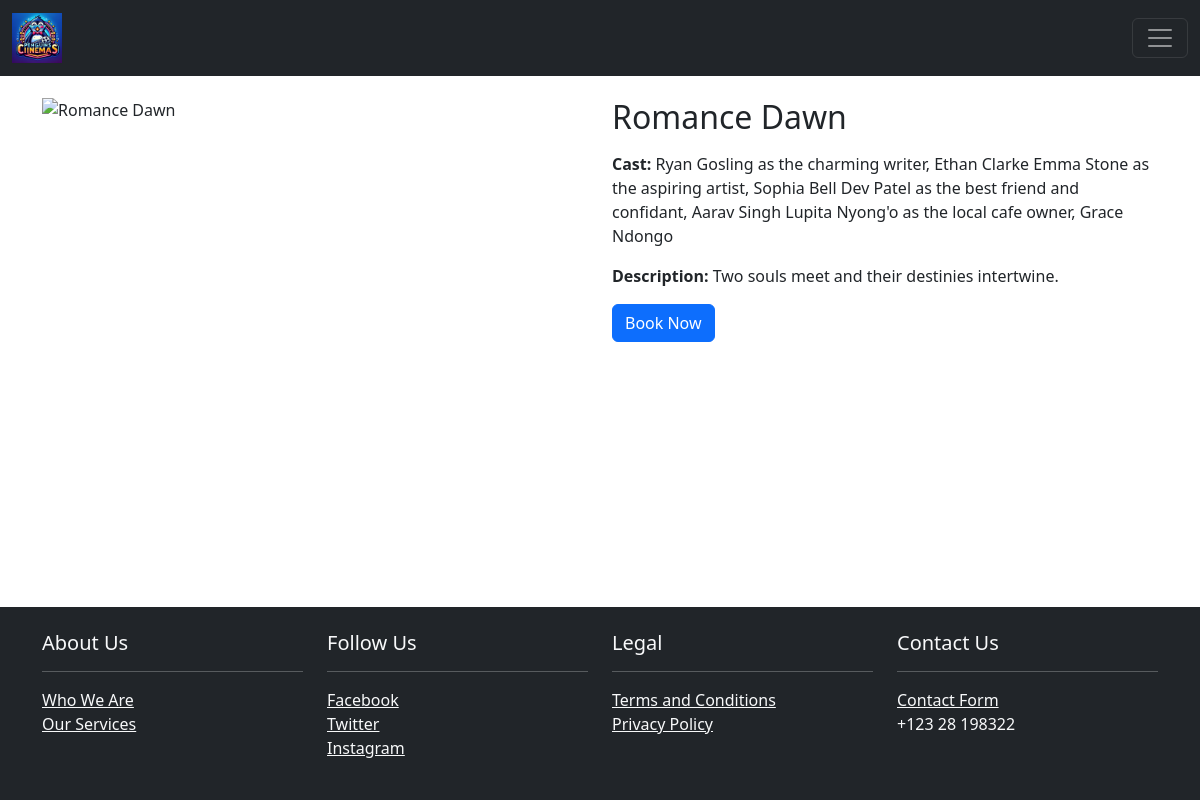
/movies.php?id=5, run on the app's committed database.
### tables this page shows
CREATE TABLE `movies` (
  `id` int(11) NOT NULL,
  `title` varchar(255) NOT NULL,
  `description` text DEFAULT NULL,
  `image_url` varchar(255) DEFAULT NULL,
  `cast` text DEFAULT NULL
);

### connection.php (called while the page is built, shortened)
<?php
class conct {
    public $username = "root";
    public $password = "";
    public $server_name = "localhost";
    public $db_name = "cinema_db";
    function __construct() {
        $this->conn = new mysqli($this->server_name, $this->username, $this->password, $this->db_name);
    }
}
?>

### movies.php (the view, shortened to what this page needs)
<?php
include("header.php");
$con = new conct();
$movie_id = $_GET['id'] ?? null;
if ($movie_id) {
    $movie_query = "SELECT * FROM movies WHERE id = ?";
    $movie_stmt = $con->conn->prepare($movie_query);
    $movie_stmt->bind_param("i", $movie_id);
    $movie_stmt->execute();
    $movie_result = $movie_stmt->get_result();
    $movie = $movie_result->fetch_assoc();
    if ($movie) {
        ?>
        <div class='container mt-5'>
            <div class='row'>
                <div class='col-md-6'>
                    <img src='<?php echo $movie['image_url']; ?>' alt='<?php echo $movie['title']; ?>' class='img-fluid'>
                </div>
                <div class='col-md-6'>
                    <h2 class='mb-3'><?php echo $movie['title']; ?></h2>
                    <p><strong>Cast:</strong> <?php echo $movie['cast']; ?></p>
                    <p><strong>Description:</strong> <?php echo $movie['description']; ?></p>
                    <a href='booking.php?movie_id=<?php echo $movie_id; ?>' class='btn btn-primary'>Book Now</a>
                </div>
            </div>
        </div>
        <?php
    } else {
        echo "<div class='container'><p>Movie not found.</p></div>";
    }
} else {
    echo "<div class='container'><p>No movie ID provided.</p></div>";
}
include("footer.php");
?>

### styling.css (style rules this page uses)
body { display: flex; flex-direction: column; min-height: 100vh; margin: 0; }

### data on the page
movies: title "Romance Dawn", cast "Ryan Gosling as the charming writer, Ethan Clarke Emma Stone as the aspiring artist, Sophia Bell Dev Patel as the best friend and confidant, Aarav Singh Lupita Nyong'o as the local cafe owner, Grace Ndongo", description "Two souls meet and their destinies intertwine."
